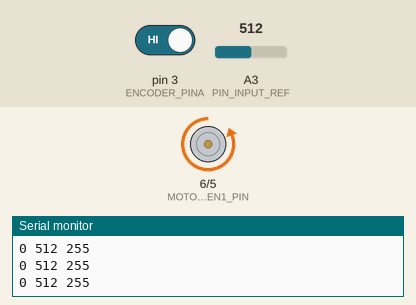
The sketch below on a simulated Arduino Uno, built with avr-gcc and run on an emulated ATmega328P. Parts: motor-driver pin pairs drawn as motors (green arrow = first pin HIGH = forward, orange = second pin HIGH = backward, longer = more drive, scaled by the enable pin), the last lines printed to the serial monitor. The test bench sets the inputs (shaded band); at power-on: A3 (PIN_INPUT_REF) = 512, pin 3 (ENCODER_PINA) HIGH.

Above: at 1.2 s.
1.3 s: A3 (PIN_INPUT_REF) set to 262
2.8 s: A3 (PIN_INPUT_REF) set to 232
At 3.6 s:
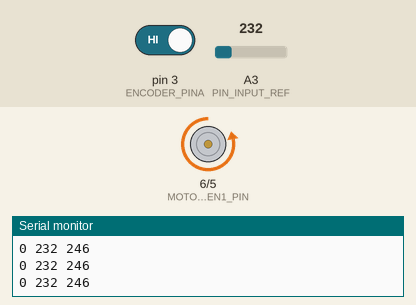
4.3 s: A3 (PIN_INPUT_REF) set to 122
At 4.7 s:
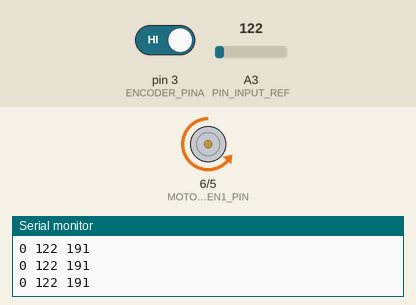
5.8 s: A3 (PIN_INPUT_REF) set to 11
At 7.0 s:
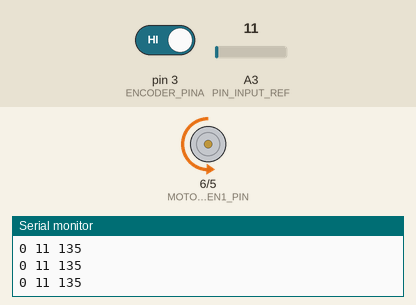
7.3 s: A3 (PIN_INPUT_REF) set to 8
At 8.2 s:
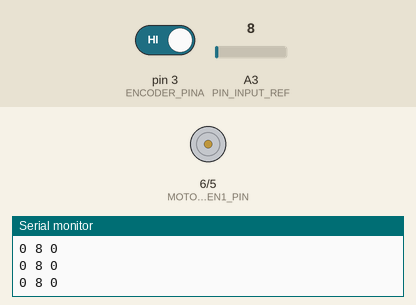
Timing chart, 0 to 9.8 s (numbered marks = the images above; inputs shaded):
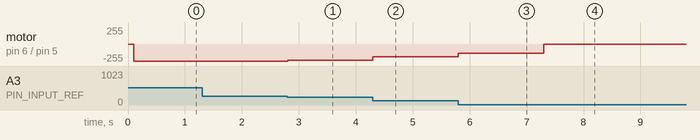

Measured:
- the behaviour switches between 10 and 9 on A3 (PIN_INPUT_REF) (found by bisection; images 3 and 4)
- after the input at 2.8 s, motor on pin 6 (MOTOR_EN1_PIN) / pin 5 (MOTOR_EN2_PIN): backward 255/255 → backward 246/255 at once
- after the input at 4.3 s, motor on pin 6 (MOTOR_EN1_PIN) / pin 5 (MOTOR_EN2_PIN): backward 246/255 → backward 191/255 at once
- after the input at 5.8 s, motor on pin 6 (MOTOR_EN1_PIN) / pin 5 (MOTOR_EN2_PIN): backward 191/255 → backward 135/255 at once
- after the input at 7.3 s, motor on pin 6 (MOTOR_EN1_PIN) / pin 5 (MOTOR_EN2_PIN): backward 135/255 → stopped at once

The sketch:

pid_control_plant.ino
```cpp
/**
 * PID Control - Tinkercad
 */

#define PWM_PIN 9
#define MOTOR_EN1_PIN  6
#define MOTOR_EN2_PIN  5
#define ENCODER_PINA 3
#define ENCODER_PINB 2

#define PIN_INPUT_P A0
#define PIN_INPUT_I A1
#define PIN_INPUT_D A2

#define PIN_INPUT_REF A3

#define ERRO_MIN 5

#define DEADZONE 130

// Encoder
volatile long  encoderCount = 0;
volatile bool isRotatingCCW = true;
long  encoderCountTotal = 0;

// Motor
int motorSpeed = 0;   // Set Motor Speed
bool rotateCCW;       // Flag for Rotation Direction

// Control Internal Constants
int cntrlP = 0;
int cntrlI = 0;
int cntrlD = 0;
int cntrlSignal = 0;
int error,lastError = 0;

// Timers (ms)
unsigned long currentTime;
unsigned long lastTime;
const unsigned long periodTime = 100;

/**
 * Setup Routine
 * - Run once at beginning
 */
void setup() {

    // PID - Set Input PIN
    pinMode(PIN_INPUT_P, INPUT_PULLUP);
    pinMode(PIN_INPUT_I, INPUT_PULLUP);
	  pinMode(PIN_INPUT_D, INPUT_PULLUP);

    // Reference - Set Input PIN
    pinMode(PIN_INPUT_REF, INPUT_PULLUP);

    // Encoder - Set PIN
  	pinMode(ENCODER_PINA, INPUT_PULLUP);
  	pinMode(ENCODER_PINB, INPUT_PULLUP);

	  // Attach Interrupt signal to Encoder PIN
    attachInterrupt(digitalPinToInterrupt(ENCODER_PINA), isrCount, RISING);

    // Motor
  	pinMode(MOTOR_EN1_PIN, OUTPUT);
  	pinMode(MOTOR_EN2_PIN, OUTPUT);

  	// Serial
    Serial.begin(9600);
}

void loop(){
    // Control Loop Frequency Time
  	if(millis() >= lastTime + periodTime)
    {
      lastTime = millis(); // Reset Timer

      // Read Input (Range: 0-1023)
      int inputRead = analogRead(PIN_INPUT_REF);
      int inputP = 10;//analogRead(PIN_INPUT_P);
      int inputI = 0;//analogRead(PIN_INPUT_I);
      int inputD = 0;//analogRead(PIN_INPUT_D);

      // Read Encoder
      noInterrupts();
      encoderCountTotal += encoderCount;
      encoderCount = 0;
      interrupts();

      // PID Control action
      lastError = error;
      error = inputRead - encoderCountTotal;
      cntrlP = inputP*error;
      cntrlSignal = error >> 1;

      if( cntrlSignal >= ERRO_MIN )
      {
        rotateCCW = LOW;
        motorSpeed = DEADZONE + cntrlSignal;
      }
      else if( cntrlSignal <= -ERRO_MIN)
      {
        rotateCCW = HIGH;
        motorSpeed = DEADZONE -cntrlSignal;
      }
      else
      {
        rotateCCW = LOW;
        motorSpeed = 0;
      }

      motorSpeed = (motorSpeed > 255)?255:motorSpeed;

      // Serial - Plot Chart
      Serial.print(encoderCountTotal);
      Serial.print(" ");
      Serial.print(inputRead);
      Serial.print(" ");
      Serial.println(motorSpeed);

      // Control Motor
      digitalWrite(MOTOR_EN1_PIN, rotateCCW);
      digitalWrite(MOTOR_EN2_PIN, !rotateCCW);
      analogWrite(PWM_PIN, motorSpeed); // Range 0-255
    }
}

/**
 * Count Enconder Steps
 *  - Called by Interruption
 */
void isrCount()
{
  // Detect Rotation Direction
  isRotatingCCW = digitalRead(ENCODER_PINB);
  if(isRotatingCCW == HIGH)
  {
    encoderCount--;
  }
  else
  {
    encoderCount++;
  }
}
```
